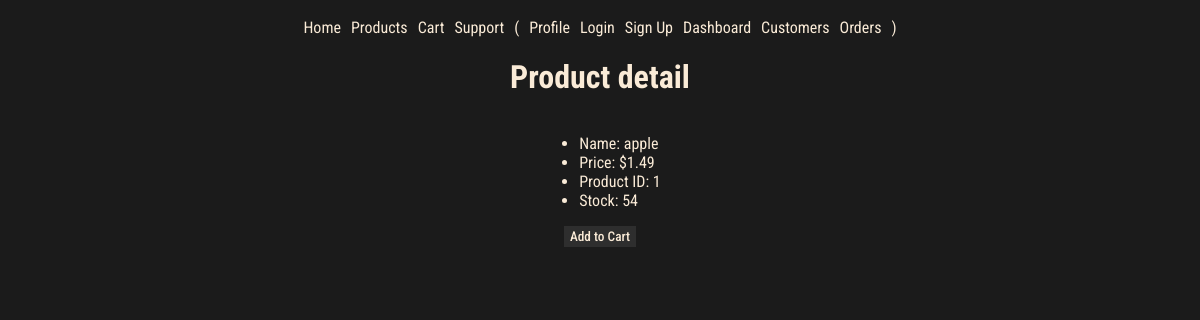
/products/apple, run on an earlier commit of the app's database.
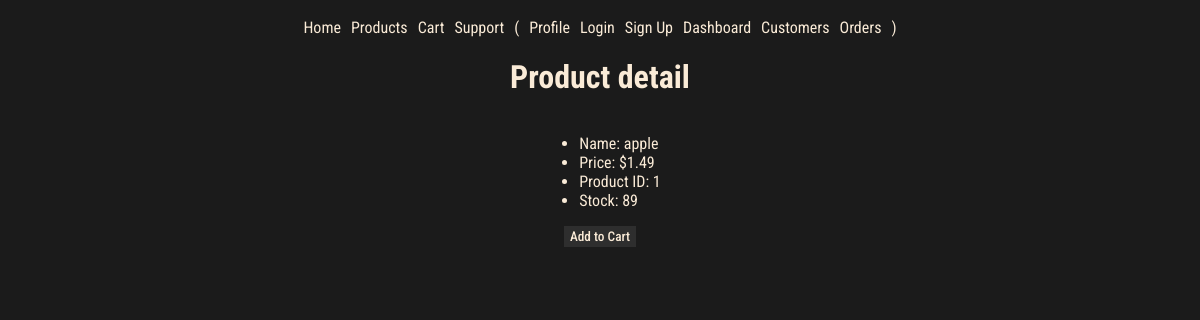
And on a later commit of the database.
### models.py (models this page shows, shortened)
class Product(db.Model):
    id = mapped_column(Integer, primary_key=True)
    name = mapped_column(String(200), nullable=False, unique=True)
    price = mapped_column(Numeric, nullable=False, default=0) # :3
    available = mapped_column(Integer, nullable=False, default=0)
    orders = relationship("ProductOrder")

### routes/products.py (the view)
@products_bp.route('/<productname>')
def product_detail(productname):
    product = db.one_or_404(db.select(Product).filter_by(name=productname))
    return render_template('pages/product_detail.html', product=product)

### templates/pages/product_detail.html
{% extends "base.html" %}
{% block content %}
<h1>Product detail</h1>
<ul>
    <li>
        <span>Name: {{ product.name }}</span>
    </li>
    <li>
        <span>Price: ${{ product.price|round(2) }}</span>
    </li>
    <li>
        <span>Product ID: {{ product.id }}</span>
    </li>
    <li>
        <span>Stock: {{ product.available }}</span>
    </li>
</ul>
<form action="" method="post">
    <button type="submit" value="{{ product.name }}" class="btn">Add to Cart</button>
</form>
{% endblock %}

What changed in the data, as far as the page shows it:
changed Product "apple": available "54" → "89"
